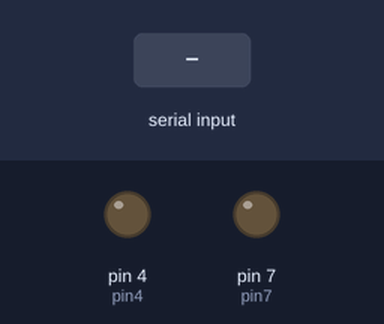
A sketch run on a simulated Arduino Uno, built with avr-gcc and run on an emulated ATmega328P. Shown: output pins drawn as LEDs (lit = HIGH). The inputs (shaded band) are chosen by the test bench.

Above: at 1.2 s.
1.3 s: "L" received over Serial
At 2.1 s:
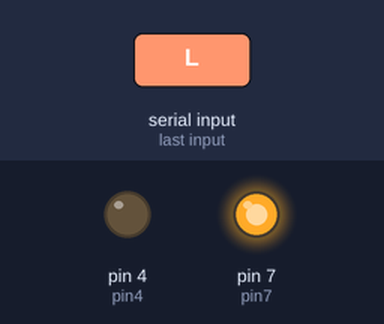
2.8 s: "R" received over Serial
At 3.2 s:
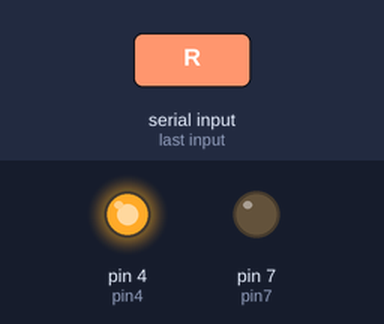
4.3 s: "B" received over Serial
At 5.5 s:
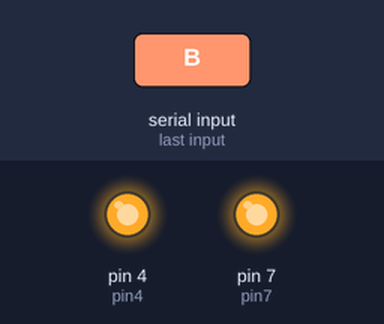
5.8 s: "N" received over Serial
At 6.7 s:
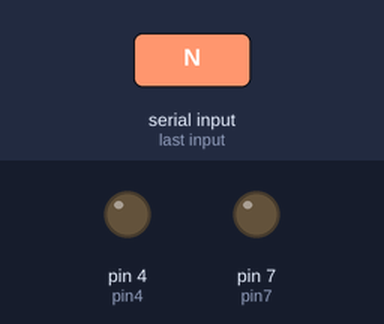
Timing chart, 0 to 8.3 s (numbered marks = the images above; inputs shaded):
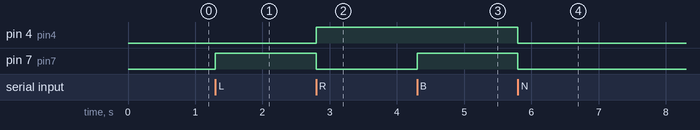

The sketch:

proj.ino
```cpp
int pin4 = 4;
int pin7 = 7;
void setup() {
  pinMode(pin7, OUTPUT);  // Set pin 7 as output
  pinMode(pin4, OUTPUT);  // Set pin 4 as output
  Serial.begin(9600);  // Set baud rate to match Python code
}
void loop() {
  if (Serial.available() > 0) {
    char command = Serial.read();
    if (command == 'L') {
      digitalWrite(pin7, HIGH);  // Set pin 7 high
      digitalWrite(pin4, LOW);   // Set pin 4 low
    } else if (command == 'R') {
      digitalWrite(pin7, LOW);   // Set pin 7 low
      digitalWrite(pin4, HIGH);  // Set pin 4 high
    } else if (command == 'B') {
      digitalWrite(pin7, HIGH);  // Set pin 7 high
      digitalWrite(pin4, HIGH);  // Set pin 4 high
    } else if (command == 'N') {
      digitalWrite(pin7, LOW);   // Set pin 7 low
      digitalWrite(pin4, LOW);   // Set pin 4 low
    }
  }
}
```

Measured:
- after the input at 1.3 s, pin 7 (pin7): LOW → HIGH at once
- after the input at 2.8 s, pin 4 (pin4): LOW → HIGH at once; pin 7 (pin7): HIGH → LOW at once
- after the input at 4.3 s, pin 7 (pin7): LOW → HIGH at once
- after the input at 5.8 s, pin 4 (pin4), pin 7 (pin7): HIGH → LOW at once
